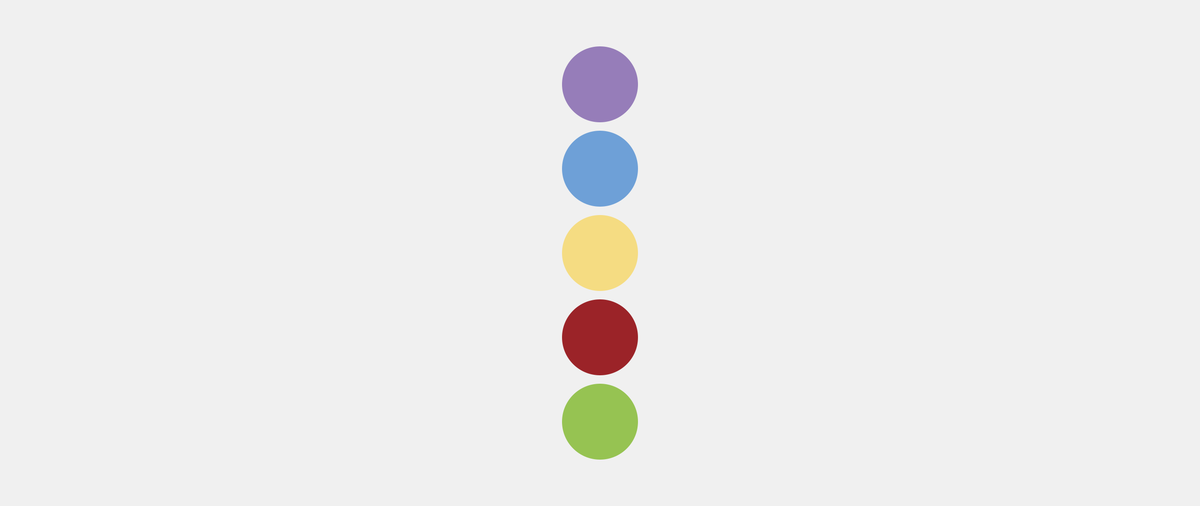
Frame 1 (no input)
Frame 2 (the mouse pressed at the canvas centre, redrawn once): identical to frame 1, image omitted

The Processing sketch that drew this single still picture (run headless with seeded random() and noise(); the mouse was pressed at the canvas centre and the sketch redrawn once):

// Processing sketch: inside_out
// ── inside_out.pde
// Manuale di Programmazione Cinematografica
// Daniele Olmisani, 2015

// Inside Out

final color PAPER = color(240);
final color[] INKS = new color[] {
  color(150, 125, 185),
  color(110, 160, 215),
  color(245, 220, 130),
  color(155, 35, 40),
  color(150, 195, 82)
};

void setup() {
  size(2560, 1080);
  noLoop();
}

void draw() {
  
  float delta = (float)height/(INKS.length+1);
  float size = 0.9*delta;
  
  translate(width/2.0, 0);
  
  background(PAPER);
  noStroke();
  
  for (int i=0; i<INKS.length; i++) {
    translate(0, delta);
    fill(INKS[i]);
    ellipse(0, 0, size, size);
  }
   
  save("inside-out.png");
}
